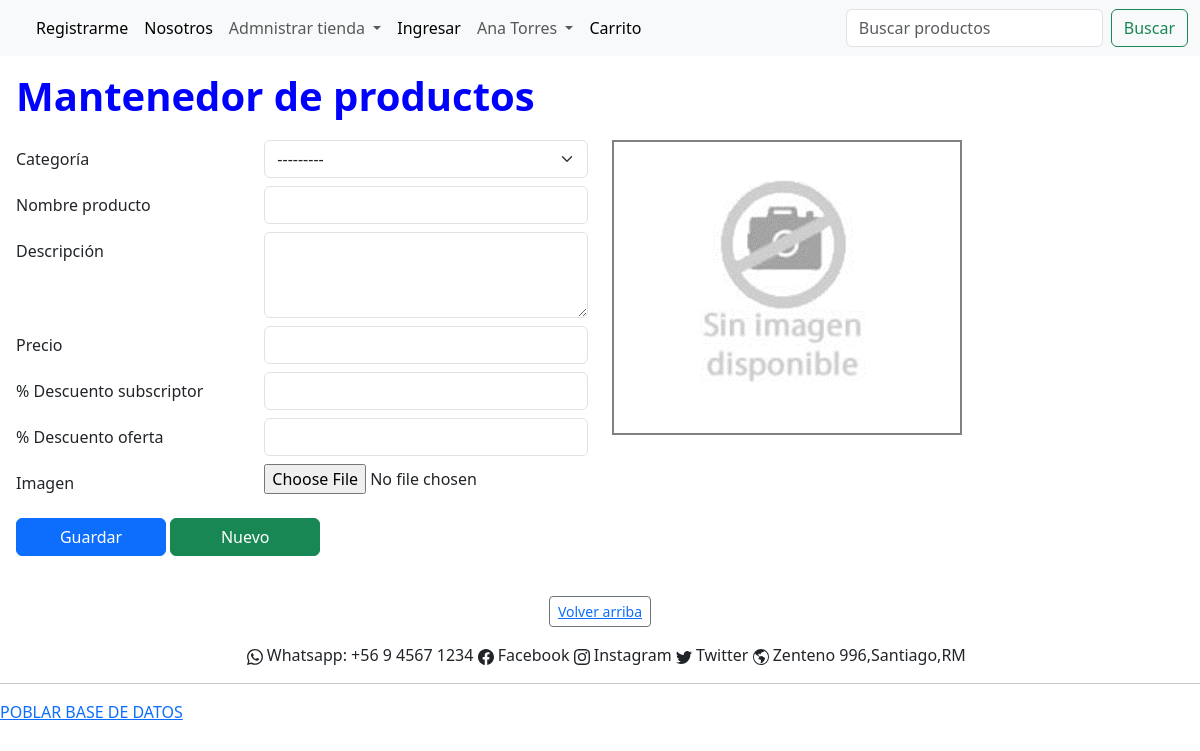
The app's page /admin_productos/ins/-1, older data.
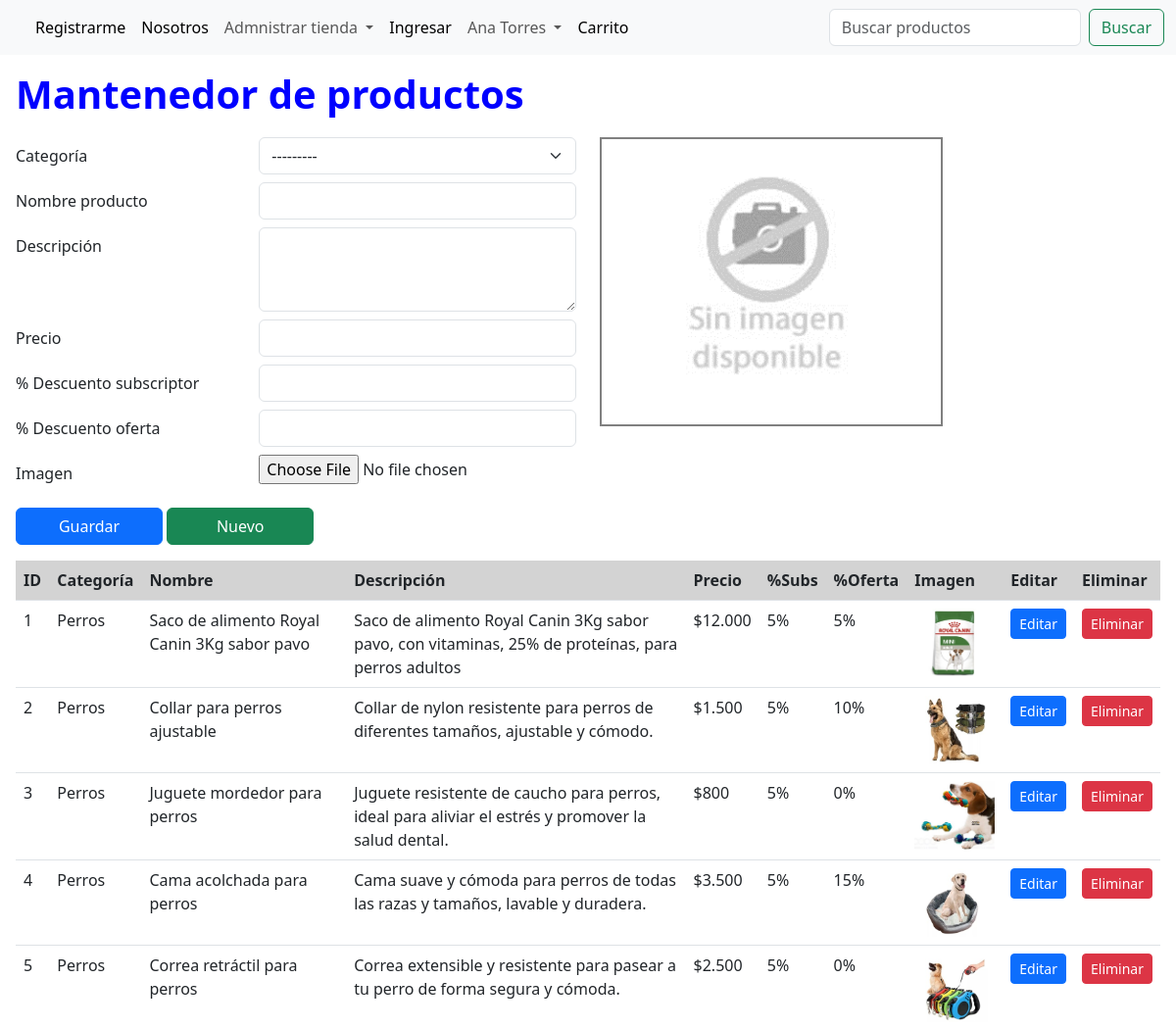
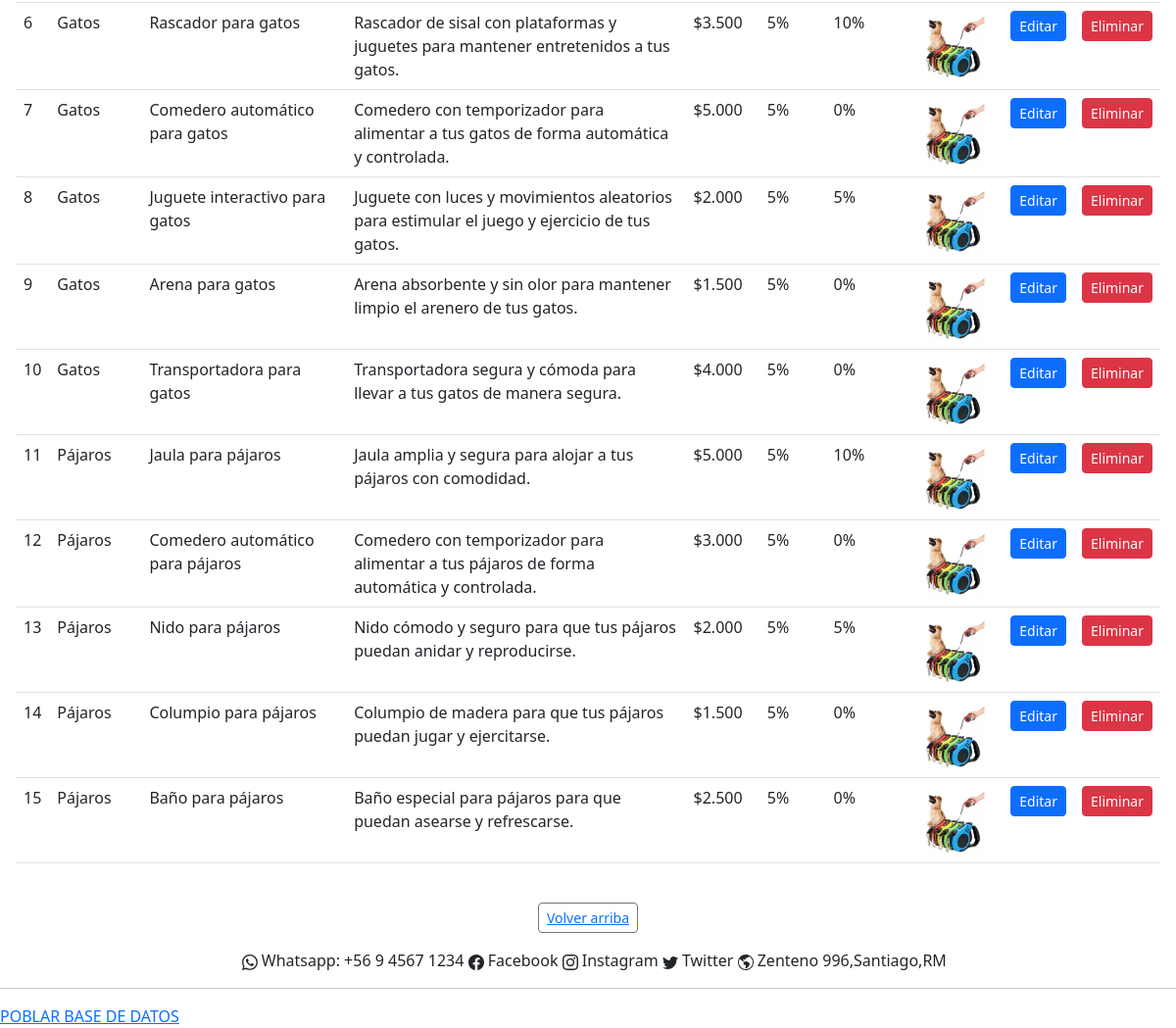
The same page, newer data (2 pictures, top to bottom).
### core/models.py (models this page shows, shortened)
class Producto(models.Model):
    categoria = models.ForeignKey(Categoria, on_delete=models.DO_NOTHING, verbose_name='Categoría')
    nombre = models.CharField(max_length=100, blank=False, null=False, verbose_name='Nombre producto')
    descripcion = models.CharField(max_length=400, blank=False, null=False, verbose_name='Descripción')
    precio = models.IntegerField(blank=False, null=False, verbose_name='Precio')
    descuento_subscriptor = models.IntegerField(
        validators=[MinValueValidator(0), MaxValueValidator(100)],
        blank=False,
        null=False,
        verbose_name='% Descuento subscriptor'
    )
    descuento_oferta = models.IntegerField(
        validators=[MinValueValidator(0), MaxValueValidator(100)],
        blank=False,
        null=False,
        verbose_name='% Descuento oferta'
    )
    imagen = models.ImageField(upload_to='productos/', blank=False, null=False, verbose_name='Imagen')
    class Meta:
        db_table = 'Producto'

class Categoria(models.Model):
    nombre = models.CharField(max_length=100, blank=False, null=False, verbose_name='Nombre categoría')
    class Meta:
        db_table = 'Categoria'
    def __str__(self):
        return f'{self.nombre}'

### core/views.py (the view, shortened to what this page needs)
# urls.py: path('admin_productos/<accion>/<id>', admin_productos, name='admin_productos'),
def admin_productos(request, accion, id):
    data = {
        'mensaje': '',
        'formulario': ProductoForm,
        'accion': accion,
        'id': id,
    }
    if accion == 'ins':
        if request.method == 'POST':
            formulario = ProductoForm(request.POST, request.FILES)
            if formulario.is_valid():
                try:
                    formulario.save()
                    data['mensaje'] = '¡El producto fue creado correctamente!'
                except:
                    data['mensaje'] = '¡No se puede crear dos productos con el mismo ID!'
    data['productos'] = Producto.objects.all().order_by('id')
    return render(request, 'core/admin_productos.html', data)

### core/templatetags/custom_filters.py (called while the page is built)
@register.filter
def formatear_dinero(value):
    value = f'${value:,}'
    value = value.replace(',', '.')
    return value

@register.filter
def formatear_porcentaje(value):
    return f'{value}%'

### core/templates/core/admin_productos.html (shortened to what this page needs)
{% extends 'core/base.html' %}
{% load static %}
{% load custom_filters %}
{% block stylesheet %}
    <link href="{% static 'core/css/producto.css'%}" rel="stylesheet">
{% endblock stylesheet %}
{% block content %}
    <h1>Mantenedor de productos</h1>
    <form method="POST" enctype="multipart/form-data" id="formulario">
        <div class="row">
            <div class="col-sm-12 col-md-6">
                <div class="form-row">
                    {% for campo in formulario %}
                        <div class="form-group row mb-2">
                            <label for="{{ campo.id_for_label }}" class="col-sm-5 col-form-label">
                                {{ campo.label }}
                            </label>
                            <div class="col-sm-7">
                                {{ campo }}
                            </div>
                        </div>
                    {% endfor %}
                </div>
            </div>
            <div class="col-sm-12 col-md-6">
                {% if formulario.imagen.value %}
                    <img id="imagen-producto" src="/media/{{ formulario.imagen.value }}" alt="Vista previa de la imagen">
                    <input type="hidden" name="nombre_archivo" value="{{ formulario.imagen.value }}">
                {% else %}
                    <img id="imagen-producto" src="{% static 'core/images/sin-imagen.png' %}" alt="Vista previa de la imagen">
                {% endif %}
            </div>
        </div>
        <div class="mt-2 mb-3">
            <input type="submit" class="btn btn-primary ancho-boton" id="id_guardar" value="Guardar">
            <a class="btn btn-success ancho-boton" href="{% url 'admin_productos' 'ins' -1 %}"> Nuevo </a>
        </div>
    </form>
    {% if productos %}
        <table class="table table-hover">
            <thead>
                <tr>
                    <th> ID </th>
                    <th> Categoría </th>
                    <th> Nombre </th>
                    <th> Descripción </th>
                    <th> Precio </th>
                    <th> %Subs </th>
                    <th> %Oferta </th>
                    <th> Imagen </th>
                    <th> Editar </th>
                    <th> Eliminar </th>
                </tr>
            </thead>
            <tbody>
                {% for producto in productos %}
                    <tr>
                        <td> {{ producto.id }} </td>
                        <td> {{ producto.categoria }} </td>
                        <td> {{ producto.nombre }} </td>
                        <td> {{ producto.descripcion }} </td>
                        <td> {{ producto.precio|formatear_dinero }} </td>
                        <td> {{ producto.descuento_subscriptor|formatear_porcentaje }} </td>
                        <td> {{ producto.descuento_oferta|formatear_porcentaje }} </td>
                        <td>
                            <img src="/media/{{ producto.imagen }}" class="producto-sm" alt="">
                        </td>
                        <td>
                            <a href="{% url 'admin_productos' 'upd' producto.id %}" class="btn btn-primary btn-sm boton_chico"> Editar </a>
                        </td>
                        <td>
                            <a href="{% url 'admin_productos' 'del' producto.id %}" class="btn btn-danger btn-sm boton_chico"> Eliminar </a>
                        </td>
                    </tr>
                {% endfor %}
            </tbody>
        </table>
    {% endif %}
{% endblock content %}

Row changes from the older to the newer data that the page shows:
added Producto: id "1", categoria "Perros", nombre "Saco de alimento Royal Canin 3Kg sabor pavo", descripcion "Saco de alimento Royal Canin 3Kg sabor pavo, con vitaminas, 25% de proteínas, para perros adultos", precio "$12.000", descuento_subscriptor "5%", descuento_oferta "5%", imagen (picture)
added Producto: id "2", categoria "Perros", nombre "Collar para perros ajustable", descripcion "Collar de nylon resistente para perros de diferentes tamaños, ajustable y cómodo.", precio "$1.500", descuento_subscriptor "5%", descuento_oferta "10%", imagen (picture)
added Producto: id "3", categoria "Perros", nombre "Juguete mordedor para perros", descripcion "Juguete resistente de caucho para perros, ideal para aliviar el estrés y promover la salud dental.", precio "$800", descuento_subscriptor "5%", descuento_oferta "0%", imagen (picture)
added Producto: id "4", categoria "Perros", nombre "Cama acolchada para perros", descripcion "Cama suave y cómoda para perros de todas las razas y tamaños, lavable y duradera.", precio "$3.500", descuento_subscriptor "5%", descuento_oferta "15%", imagen (picture)
added Producto: id "5", categoria "Perros", nombre "Correa retráctil para perros", descripcion "Correa extensible y resistente para pasear a tu perro de forma segura y cómoda.", precio "$2.500", descuento_subscriptor "5%", descuento_oferta "0%", imagen (picture)
added Producto: id "6", categoria "Gatos", nombre "Rascador para gatos", descripcion "Rascador de sisal con plataformas y juguetes para mantener entretenidos a tus gatos.", precio "$3.500", descuento_subscriptor "5%", descuento_oferta "10%", imagen (picture)
added Producto: id "7", categoria "Gatos", nombre "Comedero automático para gatos", descripcion "Comedero con temporizador para alimentar a tus gatos de forma automática y controlada.", precio "$5.000", descuento_subscriptor "5%", descuento_oferta "0%", imagen (picture)
added Producto: id "8", categoria "Gatos", nombre "Juguete interactivo para gatos", descripcion "Juguete con luces y movimientos aleatorios para estimular el juego y ejercicio de tus gatos.", precio "$2.000", descuento_subscriptor "5%", descuento_oferta "5%", imagen (picture)
added Producto: id "9", categoria "Gatos", nombre "Arena para gatos", descripcion "Arena absorbente y sin olor para mantener limpio el arenero de tus gatos.", precio "$1.500", descuento_subscriptor "5%", descuento_oferta "0%", imagen (picture)
added Producto: id "10", categoria "Gatos", nombre "Transportadora para gatos", descripcion "Transportadora segura y cómoda para llevar a tus gatos de manera segura.", precio "$4.000", descuento_subscriptor "5%", descuento_oferta "0%", imagen (picture)
added Producto: id "11", categoria "Pájaros", nombre "Jaula para pájaros", descripcion "Jaula amplia y segura para alojar a tus pájaros con comodidad.", precio "$5.000", descuento_subscriptor "5%", descuento_oferta "10%", imagen (picture)
added Producto: id "12", categoria "Pájaros", nombre "Comedero automático para pájaros", descripcion "Comedero con temporizador para alimentar a tus pájaros de forma automática y controlada.", precio "$3.000", descuento_subscriptor "5%", descuento_oferta "0%", imagen (picture)
added Producto: id "13", categoria "Pájaros", nombre "Nido para pájaros", descripcion "Nido cómodo y seguro para que tus pájaros puedan anidar y reproducirse.", precio "$2.000", descuento_subscriptor "5%", descuento_oferta "5%", imagen (picture)
added Producto: id "14", categoria "Pájaros", nombre "Columpio para pájaros", descripcion "Columpio de madera para que tus pájaros puedan jugar y ejercitarse.", precio "$1.500", descuento_subscriptor "5%", descuento_oferta "0%", imagen (picture)
added Producto: id "15", categoria "Pájaros", nombre "Baño para pájaros", descripcion "Baño especial para pájaros para que puedan asearse y refrescarse.", precio "$2.500", descuento_subscriptor "5%", descuento_oferta "0%", imagen (picture)
Text that changed along with them:
text now shown: "ID Categoría Nombre Descripción Precio %Subs %Oferta Imagen Editar Eliminar"
